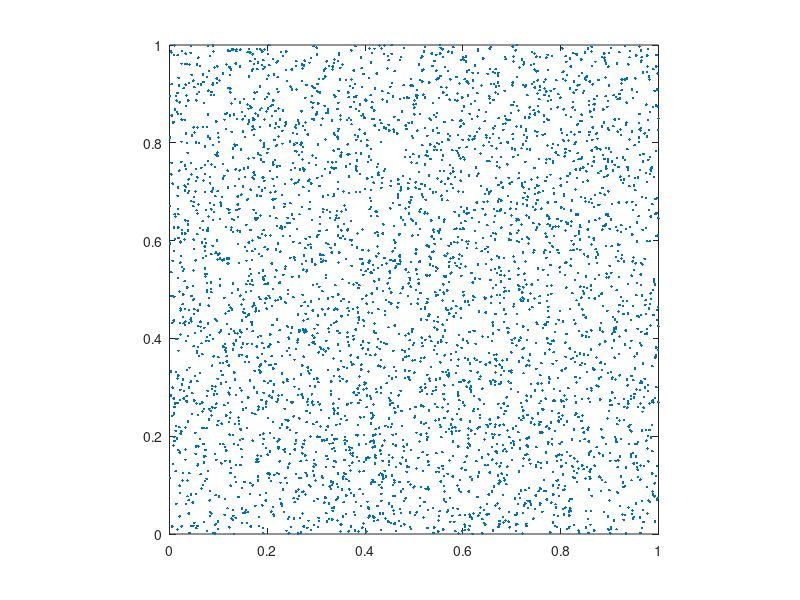

Source code (MATLAB): (Note: this script raises an error after producing the figure.)
%% Basic Settings.
clear;
close all;
warning off;

p = 5;

rank_or_tol = 1e-3;

if rank_or_tol >= 1
    fprintf("rank: %d\n", rank_or_tol);
else
    fprintf("tol: %.4e\n", rank_or_tol);
end

%% Generate points x and omega.
n = 2^p;
nx = n;
ny = n;
N = nx * ny;
M = 4 * N;

% Random
x = rand(M, 2);

fprintf("M: %d, N: %d\n", M, N);

figure();
plot(x(:, 1), x(:, 2), "Marker", ".", "LineStyle", "none");
axis equal;
xlim([0, 1]);
ylim([0, 1]);

%% NUDFT2_Matrix.
A = NUDFT2_2D_Matrix(x, nx, ny);
kappa_A = cond(A);
fprintf("cond(A): %.4e\n", kappa_A);

%% NUDFT2.
min_points = p * n;
fprintf("min_points: %d\n", min_points);

tic;
A = NUDFT2_2D(nx, ny);
A.Construct_ID_Full(x, min_points, rank_or_tol);
t_construct = toc;
fprintf("Construct time: %.4e\n", t_construct);

r = A.Rank();
fprintf("HSS rank: %d\n", r);

mem_exact = M * N;
mem = A.Storage();
mem_ratio = mem / mem_exact;
fprintf("Mem ratio: %.4e\n", mem_ratio);

%% Apply.
u_ex = randn(N, 1) + randn(N, 1) * 1i;

tic;
f_nufft = MY_NUFFT2_2D(u_ex, x, nx, ny);
t_nufft = toc;
fprintf("NUFFT time: %.4e\n", t_nufft);

tic;
f = A.Apply(u_ex);
t_apply = toc;
fprintf("Apply time: %.4e\n", t_apply);

df = f - f_nufft;
rel_err = norm(df) / norm(f_nufft);
fprintf("Rel err: %.4e\n", rel_err);

%% URV Factorization.
tic;
A.URV_Factor();
t_factor = toc;
fprintf("Factor time: %.4e\n", t_factor);

%% Solution: RHS (approximately) in range(A).
fprintf("RHS (approximately) in range(A)\n");
u_ex = randn(N, 1) + randn(N, 1) * 1i;
f_nufft = MY_NUFFT2_2D(u_ex, x, nx, ny);

tic;
u_solve = A.URV_Solve(f_nufft);
t_solve = toc;
fprintf("Solve time: %.4e\n", t_solve);

r = f_nufft - MY_NUFFT2_2D(u_solve, x, nx, ny);
rel_res = norm(r) / norm(f_nufft);
fprintf("Rel res: %e\n", rel_res);

e = u_ex - u_solve;
rel_acc = norm(e) / norm(u_ex);
fprintf("Rel acc: %.4e\n", rel_acc);
